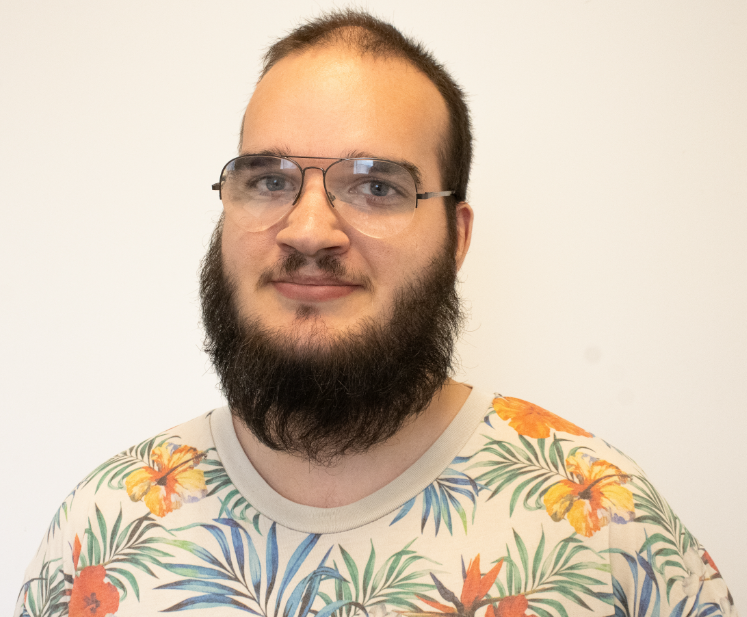
#> input picture B-WEB-100-LIL-1-1-digitalresume-11-main/ascii_arte/mateo.jpg, 747 x 617 px
$ python main.py
#> lines starting #> are read from the running program, lines starting #| are printed output that depends on the picture
from PIL import Image

ascii_char = ' .:-=+*#%@'

image = Image.open("mateo.jpg")
#> image is the input picture: PIL image 747x617 RGBA; mean R, G, B, A 214, 196.9, 178, 255
image = image.resize((100, 100)).convert("L")
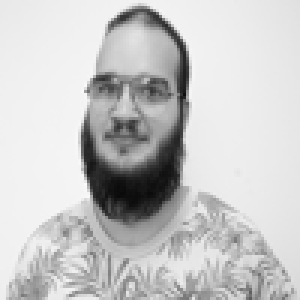
#> image: PIL image 100x100 L (shown 3 times larger); min 10, max 250, mean 199.9

for y in range(image.height):
    line = ""
    for x in range(image.width):
        grey = image.getpixel((x, y))
        index = grey * (len(ascii_char) - 1) // 255
        line += ascii_char[index] * 2
    print(line)
